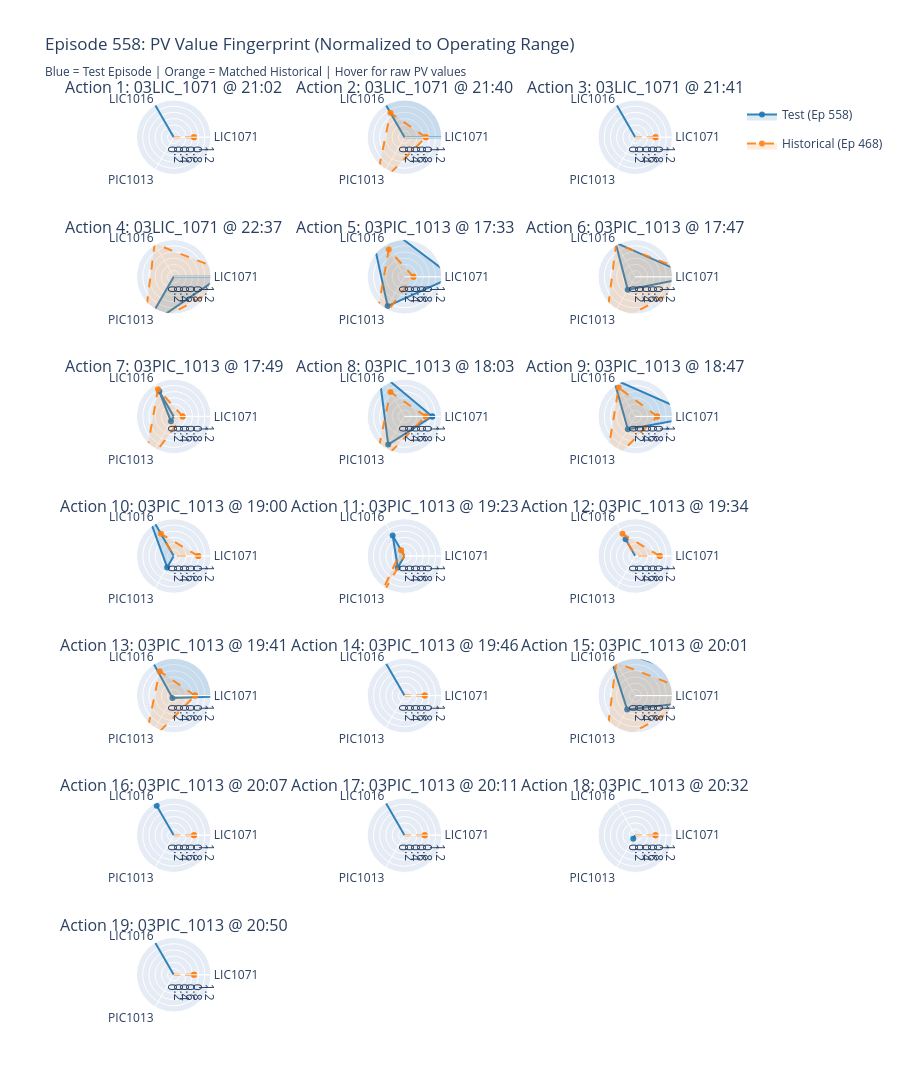
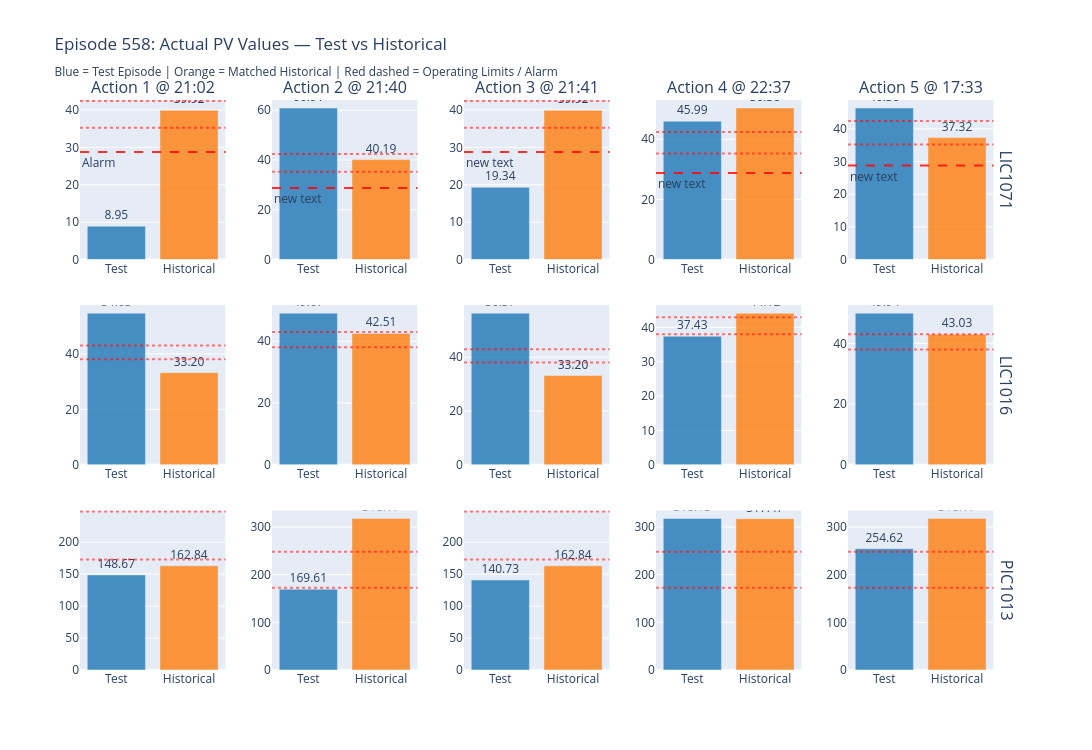
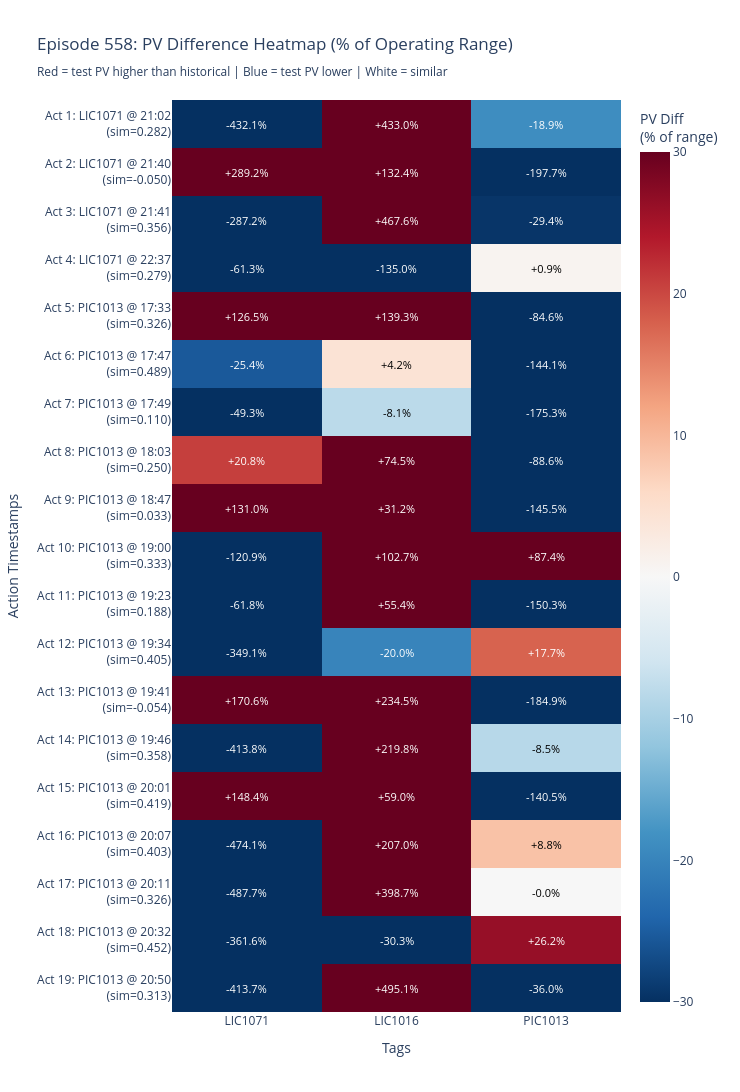

Notebook cell for these charts, in order:
### Code cell
# Run the dashboard for the selected episode
records, fig_r, fig_b, fig_h = generate_episode_dashboard(SELECTED_EPISODE)
